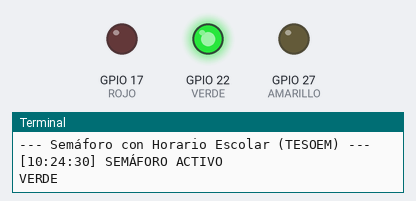
Bench run of a program on a simulated Raspberry Pi (BCM pin numbers). Parts: output pins drawn as LEDs (lit = HIGH), the last lines printed to the terminal. The clock reads 2024-03-15 10:24:30 at power-on unless the program sets it.

Above: at 2.5 s.
At 5.2 s:
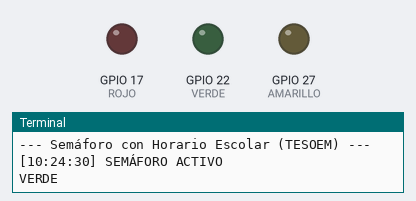
At 9.0 s:
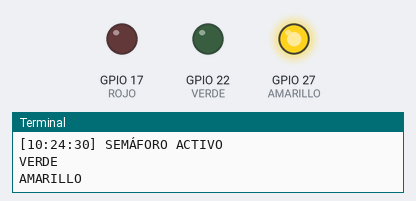
At 12.5 s:
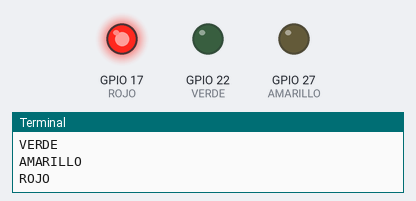
Timing chart, 0 to 19.5 s (numbered marks = the images above):
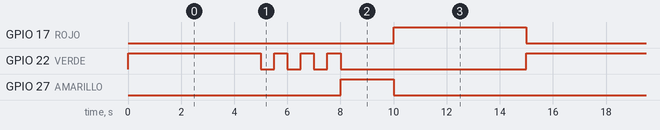

The program:

semaforo.py
```python
import RPi.GPIO as GPIO
import time
from datetime import datetime  # Para revisar la hora del sistema

ROJO, AMARILLO, VERDE = 17, 27, 22

GPIO.setmode(GPIO.BCM)
GPIO.setwarnings(False)
GPIO.setup([ROJO, AMARILLO, VERDE], GPIO.OUT, initial=GPIO.LOW)

def apagar_todo():
    GPIO.output([ROJO, AMARILLO, VERDE], GPIO.LOW)

try:
    print("--- Semáforo con Horario Escolar (TESOEM) ---")
    while True:
        # 1. Obtener la hora actual
        ahora = datetime.now().hour

        # 2. Verificar condición: Funciona de 5:00 AM a 9:59 PM (22 hrs)
        if 5 <= ahora < 22:

            print(f"[{datetime.now().strftime('%H:%M:%S')}] SEMÁFORO ACTIVO")

            GPIO.output(VERDE, GPIO.HIGH)
            print("VERDE")
            time.sleep(5)

            # Parpadeo verde
            for _ in range(3):
                GPIO.output(VERDE, GPIO.LOW); time.sleep(0.5)
                GPIO.output(VERDE, GPIO.HIGH); time.sleep(0.5)
            GPIO.output(VERDE, GPIO.LOW)

            GPIO.output(AMARILLO, GPIO.HIGH)
            print("AMARILLO")
            time.sleep(2)
            GPIO.output(AMARILLO, GPIO.LOW)

            GPIO.output(ROJO, GPIO.HIGH)
            print("ROJO")
            time.sleep(5)
            GPIO.output(ROJO, GPIO.LOW)
        else:
            # --- FUERA DE SERVICIO (22:00 a 04:59) ---
            print(f"[{datetime.now().strftime('%H:%M:%S')}] FUERA DE OPERACIÓN (Horario nocturno)")
            apagar_todo()
            time.sleep(60) # Revisa cada minuto si ya son las 5 AM

except KeyboardInterrupt:
    print("\nPrograma detenido")
finally:
    GPIO.cleanup()
```

Measured:
- by itself, GPIO 17 (ROJO): alternates HIGH for 5.0 s and LOW for 10.0 s
- by itself, GPIO 22 (VERDE): repeats every 15.0 s: 3 × (LOW 0.50 s, HIGH 0.50 s), LOW 7.0 s, HIGH 5.0 s
- by itself, GPIO 27 (AMARILLO): alternates HIGH for 2.0 s and LOW for 13.0 s
